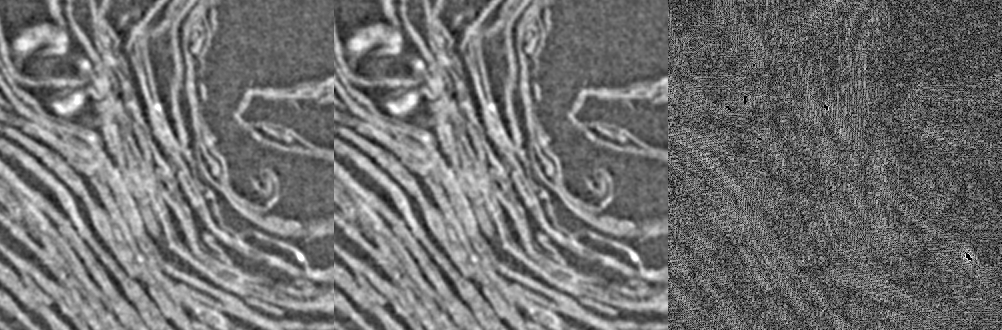
#> input picture comparison.jpg, 1002 x 330 px
$ python halfscale.py -i comparison.jpg
#> lines starting #> are read from the running program, lines starting #| are printed output that depends on the picture
import cv2
import numpy as np
import argparse

parser = argparse.ArgumentParser()
parser.add_argument('-i')
parser.add_argument('-o')
args = parser.parse_args()

img = cv2.imread(args.i, cv2.IMREAD_UNCHANGED)
#> img is the input picture: shape (330, 1002); min 0, max 255, mean 111.4

half = cv2.resize(img, dsize=None, fx=0.5, fy=0.5, interpolation=cv2.INTER_CUBIC)
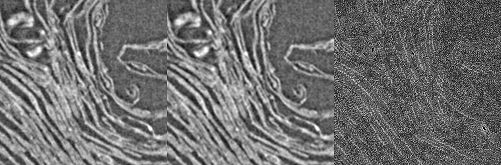
#> half: shape (165, 501); min 0, max 255, mean 111.4
half = (half/257).astype(np.uint8)
#> half: shape (165, 501); every value is 0

cv2.imwrite(args.o, half)
